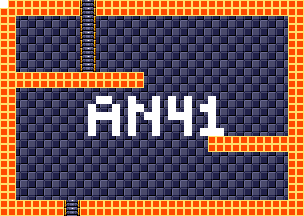

Tiled map render using the project's own tile images. Description and the map definition, with tile-layer contents summarised, below:
An orthogonal 38x27 tile map with 8x8 px tiles, 4 tile layers (background, foreground, room numbers, Objects), 15 tilesets.

<map version="1.5" tiledversion="1.7.1" orientation="orthogonal" renderorder="right-down" width="38" height="27" tilewidth="8" tileheight="8" infinite="0" nextlayerid="11" nextobjectid="1">
 <tileset firstgid="1" source="tilesheets/tsKarniMata.tsx" />
 <tileset firstgid="1025" source="tilesheets/tsVoodooWasp.tsx" />
 <tileset firstgid="2049" source="tilesheets/tsBurial.tsx" />
 <tileset firstgid="3073" source="tilesheets/tsBlueTemple.tsx" />
 <tileset firstgid="4097" source="tilesheets/tsGoddess.tsx" />
 <tileset firstgid="5121" source="tilesheets/tsKonark.tsx" />
 <tileset firstgid="6145" name="sEnemies" tilewidth="8" tileheight="8" tilecount="1024" columns="32">
  <image source="../grapx/tilesheets/sObjects.bmp" trans="ff94ff" width="256" height="256" />
 </tileset>
 <tileset firstgid="7169" source="tilesheets/tsIceTemple.tsx" />
 <tileset firstgid="8193" source="tilesheets/tsLavaArea.tsx" />
 <tileset firstgid="9217" source="tilesheets/tsBossArea.tsx" />
 <tileset firstgid="10241" source="tilesheets/tsPegu.tsx" />
 <tileset firstgid="11265" source="tilesheets/sTiwanakuTemple.tsx" />
 <tileset firstgid="12289" source="tilesheets/sIndraTemple.tsx" />
 <tileset firstgid="13313" source="tilesheets/sTeleport.tsx" />
 <tileset firstgid="14337" source="tilesheets/sObjects.tsx" />
 <layer id="2" name="background" width="38" height="27">
  <data>[1026 cells, 1026 non-empty, 2 distinct tile ids]</data>
 </layer>
 <layer id="1" name="foreground" width="38" height="27">
  <data>[1026 cells, 310 non-empty, 3 distinct tile ids]</data>
 </layer>
 <layer id="7" name="room numbers" width="38" height="27">
  <data>[1026 cells, 42 non-empty, 1 distinct tile ids]</data>
 </layer>
 <layer id="10" name="Objects" width="38" height="27">
  <data>[1026 cells, 0 non-empty, 0 distinct tile ids]</data>
 </layer>
</map>
